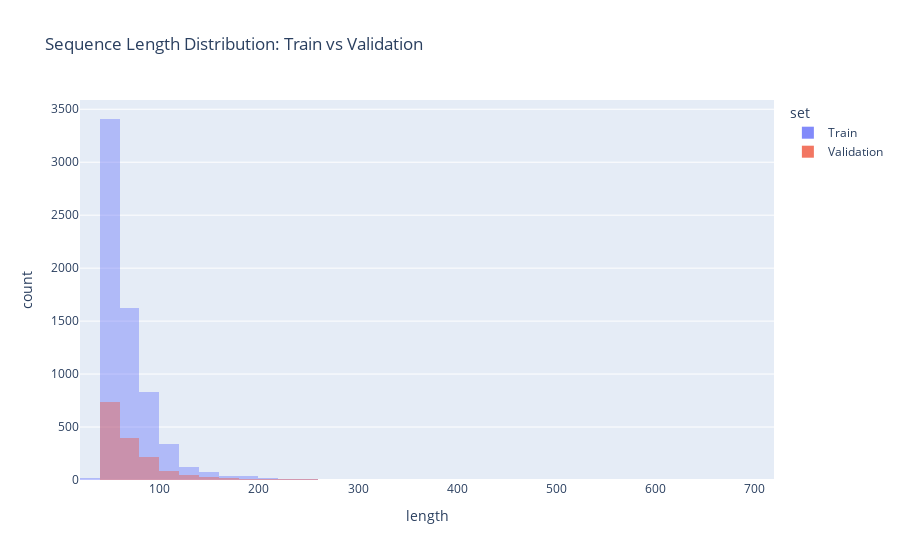

The notebook cell saved with this chart:
### Markdown cell above
Second(to avoid always look at the first one) Train/validation split sequences lengths comparaison.

### Code cell
def get_set_sequences_lengths(set:DF, name:str) -> DF:
    return (
        set
        .groupby("sequence_id", observed=True)
        .size()
        .reset_index(name="length")
        .assign(set=name)
    )

full_se_lengths = pd.concat((
    get_set_sequences_lengths(folds[2][0], "Train"),
    get_set_sequences_lengths(folds[2][1], "Validation"),
))

fig = px.histogram(
    full_se_lengths,
    x="length",
    color="set",
    barmode="overlay",  # or 'group' if you want side-by-side bars
    nbins=50,           # adjust bin size if needed
    title="Sequence Length Distribution: Train vs Validation"
)

fig.update_traces(opacity=0.8)  # better visibility with overlay
fig.show()

### Figure 1 — Plotly figure (JSON) as saved in the notebook; plotly's stock layout.template omitted (floating-point values rounded to 4 significant figures; data arrays with more than 128 entries replaced by an {"elided": "..."} marker saying what was removed)
{"data": [{"bingroup": "x", "hovertemplate": "set=Train<br>length=%{x}<br>count=%{y}<extra></extra>", "legendgroup": "Train", "marker": {"color": "#636efa", "opacity": 0.5, "pattern": {"shape": ""}}, "name": "Train", "nbinsx": 50, "opacity": 0.8, "orientation": "v", "showlegend": true, "type": "histogram", "x": {"elided": "6570 int values"}, "xaxis": "x", "yaxis": "y"}, {"bingroup": "x", "hovertemplate": "set=Validation<br>length=%{x}<br>count=%{y}<extra></extra>", "legendgroup": "Validation", "marker": {"color": "#EF553B", "opacity": 0.5, "pattern": {"shape": ""}}, "name": "Validation", "nbinsx": 50, "opacity": 0.8, "orientation": "v", "showlegend": true, "type": "histogram", "x": {"elided": "1581 int values"}, "xaxis": "x", "yaxis": "y"}], "layout": {"barmode": "overlay", "legend": {"title": {"text": "set"}, "tracegroupgap": 0}, "title": {"text": "Sequence Length Distribution: Train vs Validation"}, "xaxis": {"anchor": "y", "domain": [0, 1], "title": {"text": "length"}}, "yaxis": {"anchor": "x", "domain": [0, 1], "title": {"text": "count"}}}}
